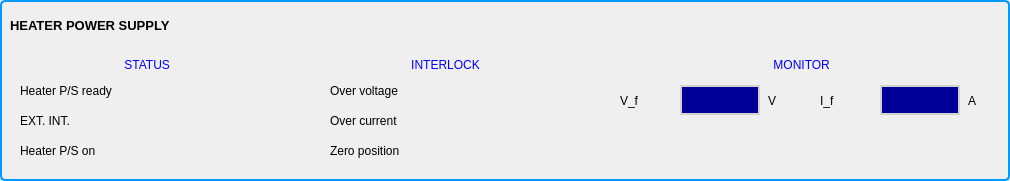
  <widget class="QGroupBox" name="groupBox_6" >
   <property name="geometry" >
    <rect>
     <x>30</x>
     <y>453</y>
     <width>1010</width>
     <height>181</height>
    </rect>
   </property>
   <property name="styleSheet" >
    <string>QGroupBox {
 background-color: qlineargradient(x1: 0, y1: 0, x2: 0, y2: 1,
                                   stop: 0 #E0E0E0, stop: 1 #FFFFFF);
 border: 2px solid rgb(0, 153, 255);
 border-radius: 5px;
 margin-top: 1ex; 
}</string>
   </property>
   <property name="title" >
    <string/>
   </property>
   <widget class="CALabel" name="caLabel_14" >
    <property name="geometry" >
     <rect>
      <x>500</x>
      <y>110</y>
      <width>61</width>
      <height>21</height>
     </rect>
    </property>
    <property name="font" >
     <font/>
    </property>
    <property name="alignment" >
     <set>Qt::AlignCenter</set>
    </property>
    <property name="pvname" >
     <string>LH1_KLY_HPSOC_STAT</string>
    </property>
    <property name="cmode" stdset="0" >
     <enum>CALabel::Alarm</enum>
    </property>
    <property name="truelabel" >
     <string>FAULT</string>
    </property>
    <property name="falselabel" >
     <string>OK</string>
    </property>
   </widget>
   <widget class="QLabel" name="label_29" >
    <property name="geometry" >
     <rect>
      <x>330</x>
      <y>80</y>
      <width>151</width>
      <height>21</height>
     </rect>
    </property>
    <property name="font" >
     <font/>
    </property>
    <property name="text" >
     <string>Over voltage</string>
    </property>
    <property name="textFormat" >
     <enum>Qt::AutoText</enum>
    </property>
    <property name="alignment" >
     <set>Qt::AlignLeading|Qt::AlignLeft|Qt::AlignVCenter</set>
    </property>
   </widget>
   <widget class="CALabel" name="caLabel_15" >
    <property name="geometry" >
     <rect>
      <x>201</x>
      <y>80</y>
      <width>61</width>
      <height>21</height>
     </rect>
    </property>
    <property name="font" >
     <font/>
    </property>
    <property name="styleSheet" >
     <string/>
    </property>
    <property name="alignment" >
     <set>Qt::AlignCenter</set>
    </property>
    <property name="pvname" >
     <string>LH1_KLY_HPSRDY_STAT</string>
    </property>
    <property name="cmode" stdset="0" >
     <enum>CALabel::Alarm</enum>
    </property>
    <property name="ttdmode" stdset="0" >
     <enum>CALabel::Hide</enum>
    </property>
    <property name="truelabel" >
     <string>OK</string>
    </property>
    <property name="falselabel" >
     <string>FAULT</string>
    </property>
   </widget>
   <widget class="CALabel" name="caLabel_17" >
    <property name="geometry" >
     <rect>
      <x>500</x>
      <y>140</y>
      <width>61</width>
      <height>21</height>
     </rect>
    </property>
    <property name="font" >
     <font/>
    </property>
    <property name="alignment" >
     <set>Qt::AlignCenter</set>
    </property>
    <property name="pvname" >
     <string>LH1_KLY_HPSZP_STAT</string>
    </property>
    <property name="cmode" stdset="0" >
     <enum>CALabel::Alarm</enum>
    </property>
    <property name="truelabel" >
     <string>FAULT</string>
    </property>
    <property name="falselabel" >
     <string>OK</string>
    </property>
   </widget>
   <widget class="QLabel" name="label_30" >
    <property name="geometry" >
     <rect>
      <x>20</x>
      <y>50</y>
      <width>251</width>
      <height>30</height>
     </rect>
    </property>
    <property name="font" >
     <font/>
    </property>
    <property name="styleSheet" >
     <string>color:rgb(0,0,255);
</string>
    </property>
    <property name="text" >
     <string>               STATUS              </string>
    </property>
    <property name="alignment" >
     <set>Qt::AlignCenter</set>
    </property>
   </widget>
   <widget class="QLabel" name="label_31" >
    <property name="geometry" >
     <rect>
      <x>330</x>
      <y>140</y>
      <width>151</width>
      <height>21</height>
     </rect>
    </property>
    <property name="font" >
     <font/>
    </property>
    <property name="text" >
     <string>Zero position</string>
    </property>
    <property name="alignment" >
     <set>Qt::AlignLeading|Qt::AlignLeft|Qt::AlignVCenter</set>
    </property>
   </widget>
   <widget class="CALabel" name="caLabel_21" >
    <property name="geometry" >
     <rect>
      <x>201</x>
      <y>140</y>
      <width>61</width>
      <height>21</height>
     </rect>
    </property>
    <property name="font" >
     <font/>
    </property>
    <property name="alignment" >
     <set>Qt::AlignCenter</set>
    </property>
    <property name="pvname" >
     <string>LH1_KLY_HPSON_STAT</string>
    </property>
    <property name="cmode" stdset="0" >
     <enum>CALabel::Alarm</enum>
    </property>
    <property name="truelabel" >
     <string>OK</string>
    </property>
    <property name="falselabel" >
     <string>FAULT</string>
    </property>
   </widget>
   <widget class="QLabel" name="label_32" >
    <property name="geometry" >
     <rect>
      <x>330</x>
      <y>50</y>
      <width>231</width>
      <height>30</height>
     </rect>
    </property>
    <property name="font" >
     <font/>
    </property>
    <property name="styleSheet" >
     <string>color:rgb(0,0,255);
</string>
    </property>
    <property name="text" >
     <string>          INTERLOCK          </string>
    </property>
    <property name="alignment" >
     <set>Qt::AlignCenter</set>
    </property>
   </widget>
   <widget class="CALabel" name="caLabel_22" >
    <property name="geometry" >
     <rect>
      <x>500</x>
      <y>80</y>
      <width>61</width>
      <height>21</height>
     </rect>
    </property>
    <property name="font" >
     <font/>
    </property>
    <property name="alignment" >
     <set>Qt::AlignCenter</set>
    </property>
    <property name="pvname" >
     <string>LH1_KLY_HPSOV_STAT</string>
    </property>
    <property name="cmode" stdset="0" >
     <enum>CALabel::Alarm</enum>
    </property>
    <property name="truelabel" >
     <string>FAULT</string>
    </property>
    <property name="falselabel" >
     <string>OK</string>
    </property>
   </widget>
   <widget class="QLabel" name="label_33" >
    <property name="geometry" >
     <rect>
      <x>20</x>
      <y>80</y>
      <width>171</width>
      <height>21</height>
     </rect>
    </property>
    <property name="font" >
     <font/>
    </property>
    <property name="text" >
     <string>Heater P/S ready</string>
    </property>
    <property name="alignment" >
     <set>Qt::AlignLeading|Qt::AlignLeft|Qt::AlignVCenter</set>
    </property>
   </widget>
   <widget class="QLabel" name="label_34" >
    <property name="geometry" >
     <rect>
      <x>20</x>
      <y>110</y>
      <width>151</width>
      <height>21</height>
     </rect>
    </property>
    <property name="font" >
     <font/>
    </property>
    <property name="text" >
     <string>EXT. INT.</string>
    </property>
    <property name="alignment" >
     <set>Qt::AlignLeading|Qt::AlignLeft|Qt::AlignVCenter</set>
    </property>
   </widget>
   <widget class="QLabel" name="label_35" >
    <property name="geometry" >
     <rect>
      <x>0</x>
      <y>10</y>
      <width>180</width>
      <height>30</height>
     </rect>
    </property>
    <property name="font" >
     <font>
      <pointsize>-1</pointsize>
      <weight>75</weight>
      <bold>true</bold>
     </font>
    </property>
    <property name="styleSheet" >
     <string>font-size:13px;font-weight:bold;</string>
    </property>
    <property name="text" >
     <string>HEATER POWER SUPPLY</string>
    </property>
    <property name="alignment" >
     <set>Qt::AlignLeading|Qt::AlignLeft|Qt::AlignVCenter</set>
    </property>
    <property name="indent" >
     <number>10</number>
    </property>
   </widget>
   <widget class="QLabel" name="label_36" >
    <property name="geometry" >
     <rect>
      <x>20</x>
      <y>140</y>
      <width>151</width>
      <height>21</height>
     </rect>
    </property>
    <property name="font" >
     <font/>
    </property>
    <property name="text" >
     <string>Heater P/S on</string>
    </property>
    <property name="alignment" >
     <set>Qt::AlignLeading|Qt::AlignLeft|Qt::AlignVCenter</set>
    </property>
   </widget>
   <widget class="QLabel" name="label_38" >
    <property name="geometry" >
     <rect>
      <x>330</x>
      <y>110</y>
      <width>151</width>
      <height>21</height>
     </rect>
    </property>
    <property name="font" >
     <font/>
    </property>
    <property name="text" >
     <string>Over current</string>
    </property>
    <property name="alignment" >
     <set>Qt::AlignLeading|Qt::AlignLeft|Qt::AlignVCenter</set>
    </property>
   </widget>
   <widget class="CALabel" name="caLabel_23" >
    <property name="geometry" >
     <rect>
      <x>201</x>
      <y>110</y>
      <width>61</width>
      <height>21</height>
     </rect>
    </property>
    <property name="font" >
     <font/>
    </property>
    <property name="alignment" >
     <set>Qt::AlignCenter</set>
    </property>
    <property name="pvname" >
     <string>LH1_KLY_HPSEINT_STAT</string>
    </property>
    <property name="cmode" stdset="0" >
     <enum>CALabel::Alarm</enum>
    </property>
    <property name="truelabel" >
     <string>OK</string>
    </property>
    <property name="falselabel" >
     <string>FAULT</string>
    </property>
   </widget>
   <widget class="QLabel" name="label_40" >
    <property name="geometry" >
     <rect>
      <x>620</x>
      <y>50</y>
      <width>360</width>
      <height>30</height>
     </rect>
    </property>
    <property name="font" >
     <font/>
    </property>
    <property name="styleSheet" >
     <string>color:rgb(0,0,255);
</string>
    </property>
    <property name="text" >
     <string>                     MONITOR                    </string>
    </property>
    <property name="alignment" >
     <set>Qt::AlignCenter</set>
    </property>
   </widget>
   <widget class="QLabel" name="label_41" >
    <property name="geometry" >
     <rect>
      <x>620</x>
      <y>90</y>
      <width>61</width>
      <height>21</height>
     </rect>
    </property>
    <property name="font" >
     <font/>
    </property>
    <property name="text" >
     <string>V_f</string>
    </property>
    <property name="alignment" >
     <set>Qt::AlignLeading|Qt::AlignLeft|Qt::AlignVCenter</set>
    </property>
   </widget>
   <widget class="CALabel" name="caLabel_24" >
    <property name="geometry" >
     <rect>
      <x>680</x>
      <y>85</y>
      <width>80</width>
      <height>30</height>
     </rect>
    </property>
    <property name="font" >
     <font/>
    </property>
    <property name="styleSheet" >
     <string>QLabel {
 background-color: rgb(0,0,150);
border: 2px solid rgb(210,210,210);
color:rgb(255,255,255);

}</string>
    </property>
    <property name="frameShape" >
     <enum>QFrame::StyledPanel</enum>
    </property>
    <property name="alignment" >
     <set>Qt::AlignCenter</set>
    </property>
    <property name="pvname" >
     <string>LH1_KLY_HPSVO_STAT</string>
    </property>
    <property name="dmode" stdset="0" >
     <enum>CALabel::RealOne</enum>
    </property>
    <property name="cmode" stdset="0" >
     <enum>CALabel::Static</enum>
    </property>
    <property name="truelabel" >
     <string>OK</string>
    </property>
    <property name="falselabel" >
     <string>FAULT</string>
    </property>
   </widget>
   <widget class="QLabel" name="label_42" >
    <property name="geometry" >
     <rect>
      <x>768</x>
      <y>90</y>
      <width>12</width>
      <height>21</height>
     </rect>
    </property>
    <property name="font" >
     <font/>
    </property>
    <property name="text" >
     <string>V</string>
    </property>
    <property name="alignment" >
     <set>Qt::AlignLeading|Qt::AlignLeft|Qt::AlignVCenter</set>
    </property>
   </widget>
   <widget class="CALabel" name="caLabel_25" >
    <property name="geometry" >
     <rect>
      <x>880</x>
      <y>85</y>
      <width>80</width>
      <height>30</height>
     </rect>
    </property>
    <property name="font" >
     <font/>
    </property>
    <property name="styleSheet" >
     <string>QLabel {
 background-color: rgb(0,0,150);
border: 2px solid rgb(210,210,210);
color:rgb(255,255,255);

}</string>
    </property>
    <property name="frameShape" >
     <enum>QFrame::StyledPanel</enum>
    </property>
    <property name="alignment" >
     <set>Qt::AlignCenter</set>
    </property>
    <property name="pvname" >
     <string>LH1_KLY_HPSIO_STAT</string>
    </property>
    <property name="dmode" stdset="0" >
     <enum>CALabel::Double</enum>
    </property>
    <property name="cmode" stdset="0" >
     <enum>CALabel::Static</enum>
    </property>
    <property name="truelabel" >
     <string>OK</string>
    </property>
    <property name="falselabel" >
     <string>FAULT</string>
    </property>
   </widget>
   <widget class="QLabel" name="label_43" >
    <property name="geometry" >
     <rect>
      <x>968</x>
      <y>90</y>
      <width>12</width>
      <height>21</height>
     </rect>
    </property>
    <property name="font" >
     <font/>
    </property>
    <property name="text" >
     <string>A</string>
    </property>
    <property name="alignment" >
     <set>Qt::AlignLeading|Qt::AlignLeft|Qt::AlignVCenter</set>
    </property>
   </widget>
   <widget class="QLabel" name="label_44" >
    <property name="geometry" >
     <rect>
      <x>820</x>
      <y>90</y>
      <width>61</width>
      <height>21</height>
     </rect>
    </property>
    <property name="font" >
     <font/>
    </property>
    <property name="text" >
     <string>I_f</string>
    </property>
    <property name="alignment" >
     <set>Qt::AlignLeading|Qt::AlignLeft|Qt::AlignVCenter</set>
    </property>
   </widget>
  </widget>
